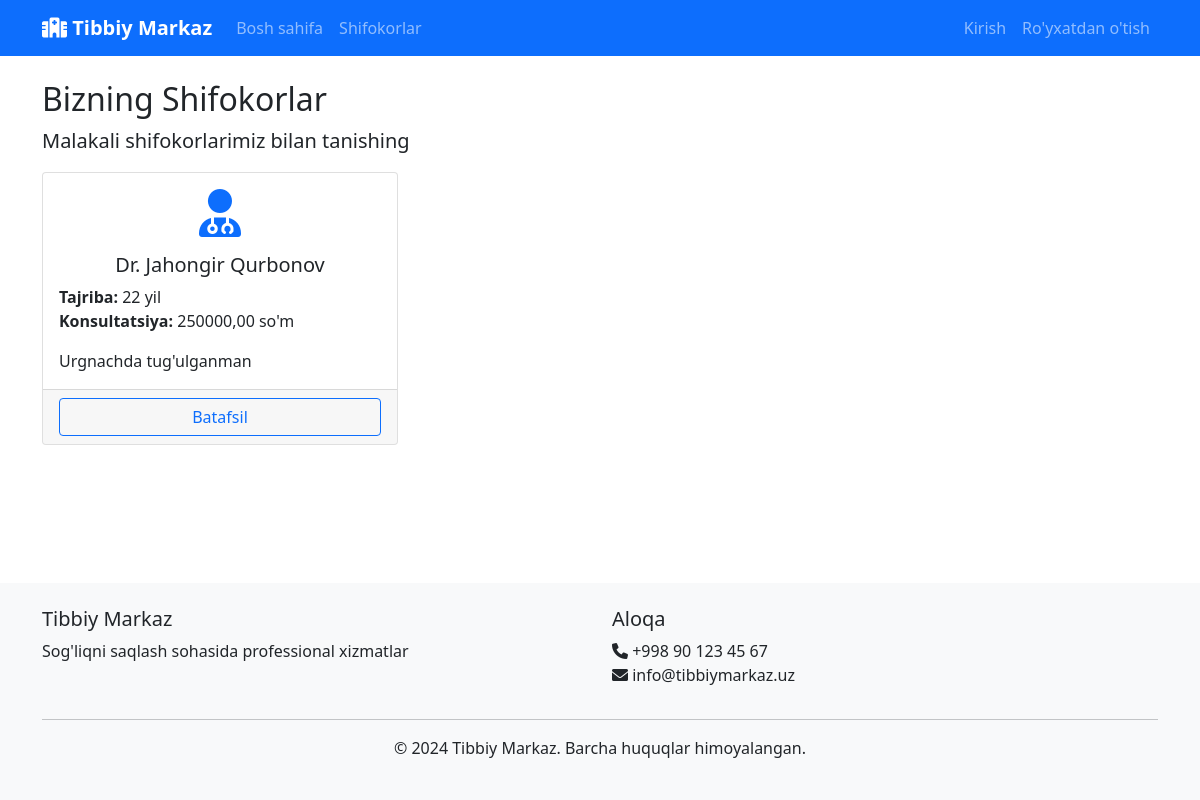
The page /doctors/ on the database as committed earlier.
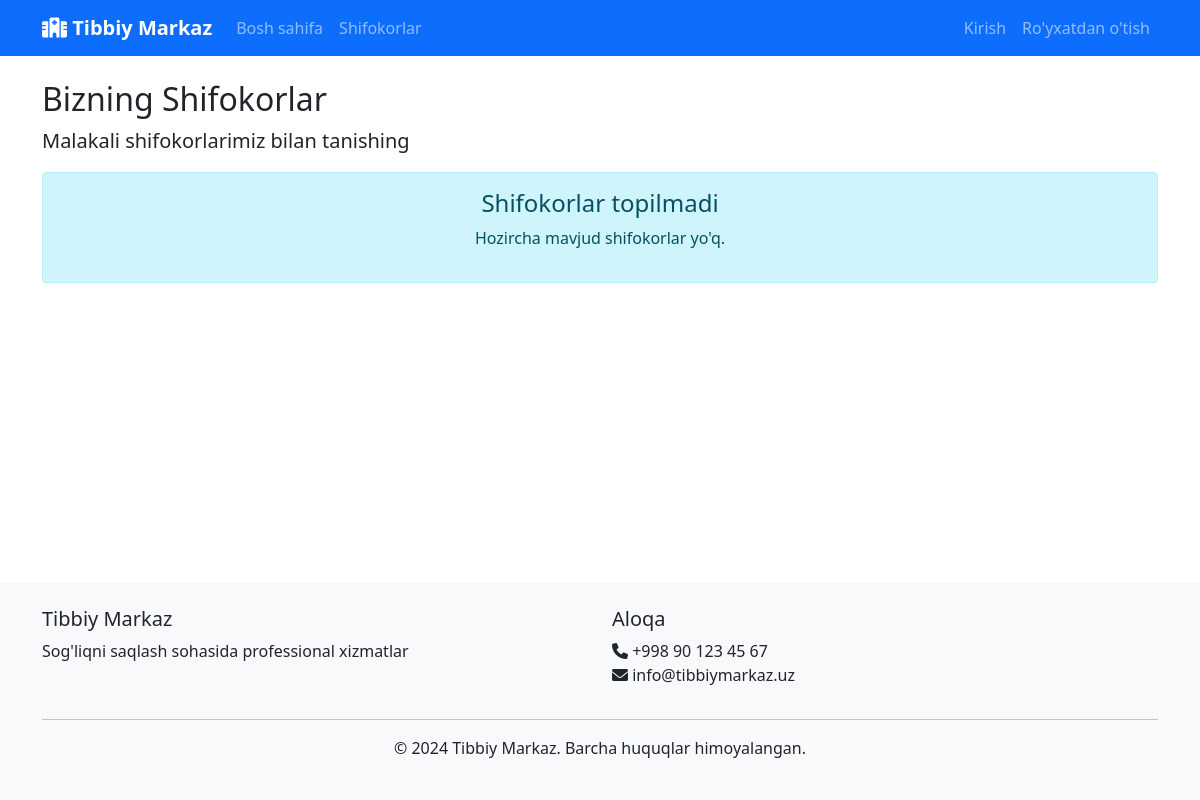
The same page on the database as committed later.
### doctors/models.py (models this page shows)
class Doctor(models.Model):
    user = models.OneToOneField(
        settings.AUTH_USER_MODEL,
        on_delete=models.CASCADE,
        related_name='doctor_profile',
        verbose_name="Foydalanuvchi"
    )
    specialty = models.ForeignKey(
        Specialty,
        on_delete=models.CASCADE,
        verbose_name="Mutaxassislik",
        null=True,
        blank=True
    )
    license_number = models.CharField(
        max_length=50,
        unique=True,
        verbose_name="Litsenziya raqami",
        null=True,
        blank=True
    )
    experience_years = models.PositiveIntegerField(
        default=0,
        verbose_name="Tajriba (yil)"
    )
    education = models.TextField(
        blank=True,
        verbose_name="Ta'lim"
    )
    bio = models.TextField(
        blank=True,
        verbose_name="Biografiya"
    )
    consultation_fee = models.DecimalField(
        max_digits=10,
        decimal_places=2,
        default=0,
        verbose_name="Konsultatsiya narxi"
    )
    is_available = models.BooleanField(
        default=True,
        verbose_name="Mavjud"
    )
    created_at = models.DateTimeField(
        auto_now_add=True,
        verbose_name="Yaratilgan vaqti"
    )
    class Meta:
        verbose_name = "Shifokor"
        verbose_name_plural = "Shifokorlar"
    def __str__(self):
        return f"Dr. {self.user.get_full_name()}"

### accounts/models.py (models this page shows, shortened)
class User(AbstractUser):
    ROLE_CHOICES = [
        ('admin', 'Administrator'),
        ('doctor', 'Shifokor'),
        ('patient', 'Bemor'),
        ('staff', 'Xodim'),
    ]
    role = models.CharField(
        max_length=10,
        choices=ROLE_CHOICES,
        default='patient',
        verbose_name="Rol"
    )
    phone = models.CharField(
        max_length=15,
        blank=True,
        null=True,
        verbose_name="Telefon raqami"
    )
    birth_date = models.DateField(
        blank=True,
        null=True,
        verbose_name="Tug'ilgan sanasi"
    )
    address = models.TextField(
        blank=True,
        null=True,
        verbose_name="Manzil"
    )
    class Meta:
        verbose_name = "Foydalanuvchi"
        verbose_name_plural = "Foydalanuvchilar"
    def get_full_name(self):
        return f"{self.first_name} {self.last_name}".strip() or self.username

### doctors/views.py (the view)
# urls.py: path('', doctor_list_view, name='doctor_list'),
def doctor_list_view(request):
    doctors = Doctor.objects.filter(is_available=True).select_related('user', 'specialty')
    return render(request, 'doctors/doctor_list.html', {'doctors': doctors})

### templates/doctors/doctor_list.html (shortened to what this page needs)
{% extends 'base.html' %}
{% block content %}
<div class="container mt-4">
    <div class="row">
        <div class="col-12">
            <h2>Bizning Shifokorlar</h2>
            <p class="lead">Malakali shifokorlarimiz bilan tanishing</p>
        </div>
    </div>
    <div class="row">
        {% for doctor in doctors %}
        <div class="col-md-6 col-lg-4 mb-4">
            <div class="card h-100">
                <div class="card-body">
                    <div class="text-center mb-3">
                        <i class="fas fa-user-md fa-3x text-primary"></i>
                    </div>
                    <h5 class="card-title text-center">{{ doctor }}</h5>
                    <p class="card-text">
                        <strong>Tajriba:</strong> {{ doctor.experience_years }} yil<br>
                        {% if doctor.consultation_fee %}
                            <strong>Konsultatsiya:</strong> {{ doctor.consultation_fee }} so'm
                        {% endif %}
                    </p>
                    {% if doctor.bio %}
                        <p class="card-text">{{ doctor.bio|truncatewords:15 }}</p>
                    {% endif %}
                </div>
                <div class="card-footer">
                    <div class="d-grid gap-2">
                        <a href="{% url 'doctors:doctor_detail' doctor.id %}" class="btn btn-outline-primary">Batafsil</a>
                    </div>
                </div>
            </div>
        </div>
        {% empty %}
        <div class="col-12">
            <div class="alert alert-info text-center">
                <h4>Shifokorlar topilmadi</h4>
                <p>Hozircha mavjud shifokorlar yo'q.</p>
            </div>
        </div>
        {% endfor %}
    </div>
</div>
{% endblock %}

### templates/base.html (shortened to what this page needs)
<!DOCTYPE html>
<html lang="uz">
<head>
    <link href="https://cdn.jsdelivr.net/npm/bootstrap@5.1.3/dist/css/bootstrap.min.css" rel="stylesheet">
    <link href="https://cdnjs.cloudflare.com/ajax/libs/font-awesome/6.0.0/css/all.min.css" rel="stylesheet">
</head>
<body>
    <nav class="navbar navbar-expand-lg navbar-dark bg-primary">
        <div class="container">
            <a class="navbar-brand" href="{% url 'core:home' %}">
                <i class="fas fa-hospital"></i> Tibbiy Markaz
            </a>
            <div class="collapse navbar-collapse" id="navbarNav">
                <ul class="navbar-nav me-auto">
                    <li class="nav-item">
                        <a class="nav-link" href="{% url 'core:home' %}">Bosh sahifa</a>
                    </li>
                    <li class="nav-item">
                        <a class="nav-link" href="{% url 'doctors:doctor_list' %}">Shifokorlar</a>
                    </li>
                </ul>
                <ul class="navbar-nav">
                    {% if user.is_authenticated %}
                        <li class="nav-item dropdown">
                            <a class="nav-link dropdown-toggle" href="#" id="navbarDropdown" role="button" data-bs-toggle="dropdown">
                                <i class="fas fa-user"></i> {{ user.get_full_name }}
                                {% if user.role == 'doctor' %}
                                    <span class="badge bg-success role-badge">Shifokor</span>
                                {% elif user.role == 'patient' %}
                                    <span class="badge bg-info role-badge">Bemor</span>
                                {% elif user.role == 'admin' %}
                                    <span class="badge bg-danger role-badge">Admin</span>
                                {% endif %}
                            </a>
                            <ul class="dropdown-menu">
                                {% if user.role == 'doctor' %}
                                    <li><a class="dropdown-item" href="{% url 'doctors:doctor_profile' %}">Profil</a></li>
                                {% elif user.role == 'patient' %}
                                    <li><a class="dropdown-item" href="{% url 'patients:patient_profile' %}">Profil</a></li>
                                {% endif %}
                                {% if user.is_staff %}
                                    <li><a class="dropdown-item" href="/admin/">Admin Panel</a></li>
                                {% endif %}
                                <li><hr class="dropdown-divider"></li>
                                <li><a class="dropdown-item" href="{% url 'accounts:logout' %}">Chiqish</a></li>
                            </ul>
                        </li>
                    {% else %}
                        <li class="nav-item">
                            <a class="nav-link" href="{% url 'accounts:login' %}">Kirish</a>
                        </li>
                        <li class="nav-item">
                            <a class="nav-link" href="{% url 'accounts:register_choice' %}">Ro'yxatdan o'tish</a>
                        </li>
                    {% endif %}
                </ul>
            </div>
        </div>
    </nav>
    <main class="main-content">
        {% block content %}
        {% endblock %}
    </main>
    <footer class="footer py-4 mt-5">
        <div class="container">
            <div class="row">
                <div class="col-md-6">
                    <h5>Tibbiy Markaz</h5>
                    <p>Sog'liqni saqlash sohasida professional xizmatlar</p>
                </div>
                <div class="col-md-6">
                    <h5>Aloqa</h5>
                    <p>
                        <i class="fas fa-phone"></i> +998 90 123 45 67<br>
                        <i class="fas fa-envelope"></i> info@tibbiymarkaz.uz
                    </p>
                </div>
            </div>
            <hr>
            <div class="text-center">
                <p>&copy; 2024 Tibbiy Markaz. Barcha huquqlar himoyalangan.</p>
            </div>
        </div>
    </footer>
</body>
</html>

### templates/base.html (style rules this page uses)
.navbar-brand { font-weight: bold; }
.footer { background-color: #f8f9fa; margin-top: auto; }
body { display: flex; flex-direction: column; min-height: 100vh; }
.main-content { flex: 1; }

Rows that differ between the two databases and show on the page:
removed Doctor: user.last_name "Dr. Jahongir Qurbonov", experience_years "22", consultation_fee "250000,00", bio "Urgnachda tug'ulganman"
Other text that changed with them:
text now shown: "Shifokorlar topilmadi Hozircha mavjud shifokorlar yo'q."
